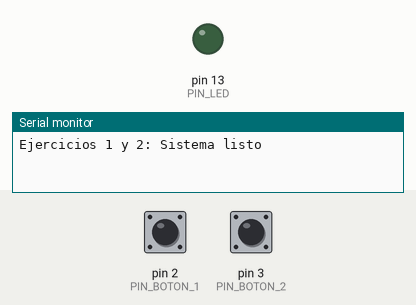
Simulated run of this sketch. Board: Arduino Uno, built with avr-gcc and run on an emulated ATmega328P. Parts: output pins drawn as LEDs (lit = HIGH), the last lines printed to the serial monitor. The test bench sets the inputs (shaded band); at power-on: pin 2 (PIN_BOTON_1) HIGH, pin 3 (PIN_BOTON_2) HIGH.

Above: at 1.2 s.
1.3 s: pin 2 (PIN_BOTON_1) pulled LOW for 0.15 s
At 1.42 s:
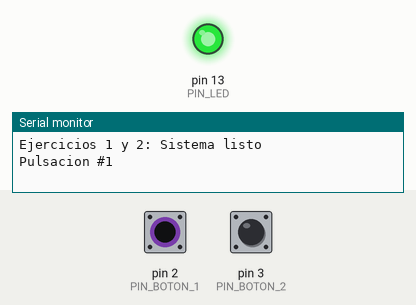
3.0 s: pin 3 (PIN_BOTON_2) pulled LOW for 0.15 s
Timing chart, 0 to 6.0 s (numbered marks = the images above; inputs shaded):
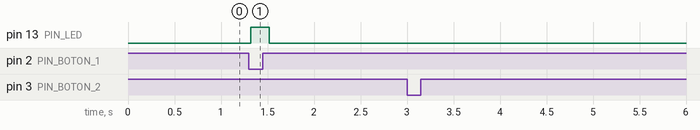

Measured:
- after the input at 1.3 s, pin 13 (PIN_LED): LOW → HIGH at once, → LOW 0.20 s later

The sketch:

sketch.ino
```cpp
const int PIN_BOTON_1 = 2; // Botón de conteo
const int PIN_BOTON_2 = 3; // Botón de reset
const int PIN_LED = 13;
const unsigned long DEBOUNCE_MS = 20;

int conteo = 0;

// Variables para el Botón 1
int estado_btn_1 = HIGH;
int ultimo_estado_1 = HIGH;
unsigned long t_cambio_1 = 0;

// Variables para el Botón 2
int estado_btn_2 = HIGH;
int ultimo_estado_2 = HIGH;
unsigned long t_cambio_2 = 0;

void setup() {
  pinMode(PIN_BOTON_1, INPUT_PULLUP);
  pinMode(PIN_BOTON_2, INPUT_PULLUP);
  pinMode(PIN_LED, OUTPUT);
  Serial.begin(9600);
  Serial.println("Ejercicios 1 y 2: Sistema listo");
}

void loop() {
  // --------------------------------------------------
  // 1. Lógica del Botón de Conteo (Ejercicio 2)
  // --------------------------------------------------
  int lectura_1 = digitalRead(PIN_BOTON_1);

  if (lectura_1 != ultimo_estado_1) {
    t_cambio_1 = millis(); // Reinicia el temporizador si hay ruido/rebote
  }

  if ((millis() - t_cambio_1) > DEBOUNCE_MS) {
    // Si el estado ya es estable y es diferente al que teníamos guardado:
    if (lectura_1 != estado_btn_1) {
      estado_btn_1 = lectura_1;

      if (estado_btn_1 == LOW) { // LOW significa que el botón fue presionado
        conteo++;
        Serial.print("Pulsacion #");
        Serial.println(conteo);

        // Parpadear el LED "N" veces según el conteo
        for(int i = 0; i < conteo; i++) {
          digitalWrite(PIN_LED, HIGH);
          delay(200);
          digitalWrite(PIN_LED, LOW);
          delay(200);
        }
      }
    }
  }
  ultimo_estado_1 = lectura_1;

  // --------------------------------------------------
  // 2. Lógica del Botón de Reinicio (Ejercicio 1)
  // --------------------------------------------------
  int lectura_2 = digitalRead(PIN_BOTON_2);

  if (lectura_2 != ultimo_estado_2) {
    t_cambio_2 = millis();
  }

  if ((millis() - t_cambio_2) > DEBOUNCE_MS) {
    if (lectura_2 != estado_btn_2) {
      estado_btn_2 = lectura_2;

      if (estado_btn_2 == LOW) { // Se presionó el botón de reset
        conteo = 0;
        Serial.println("CONTEO REINICIADO");
      }
    }
  }
  ultimo_estado_2 = lectura_2;
}
```
